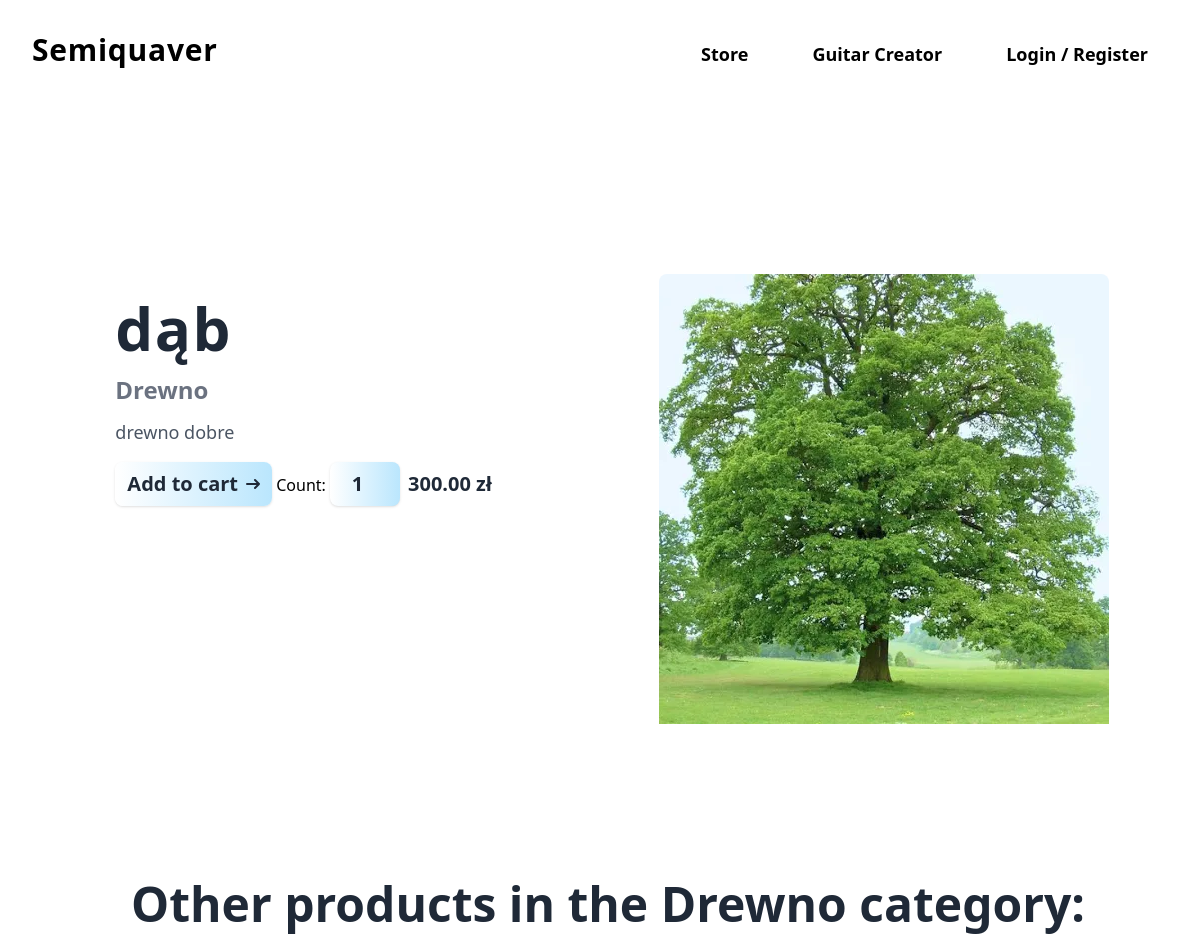
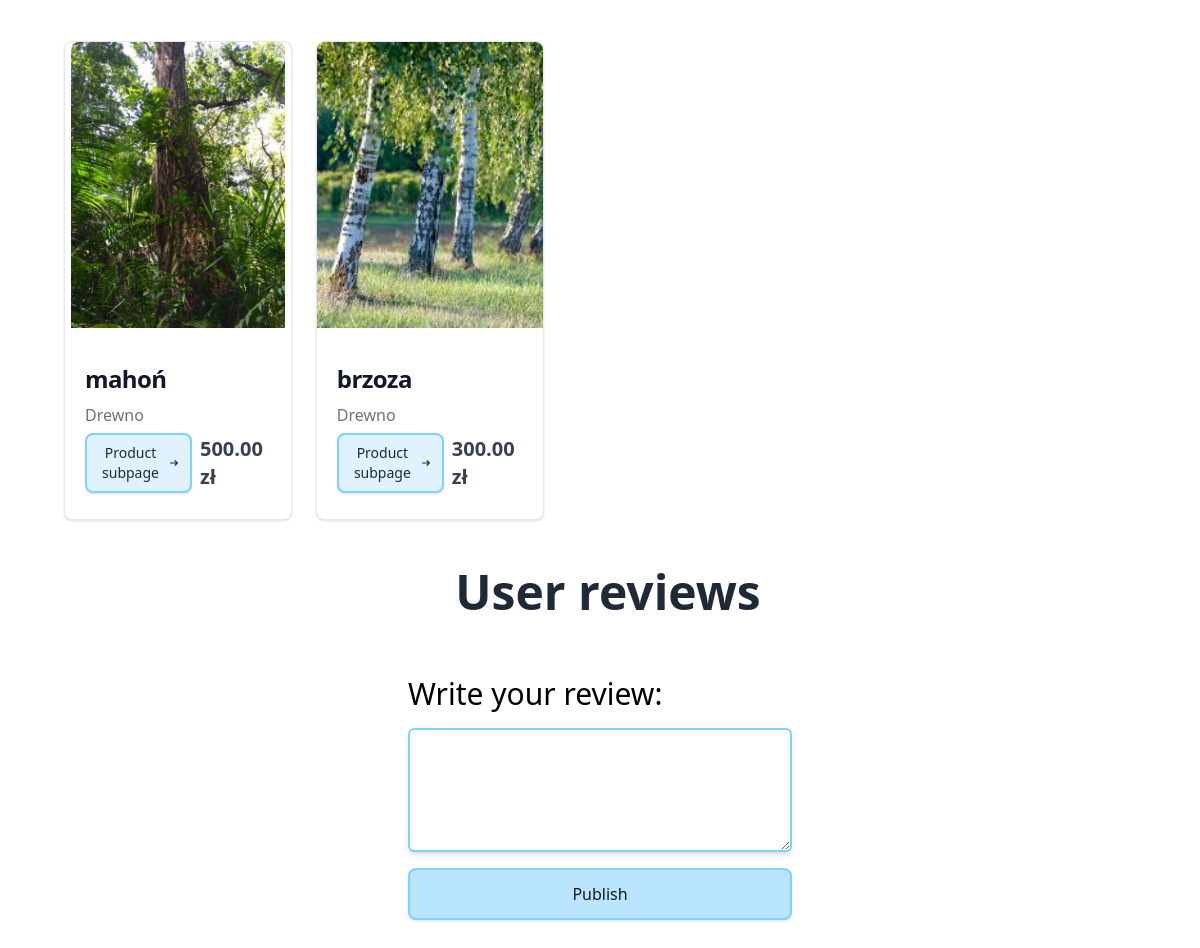
The app's page /sklep_muzyczny/html/product.php?id=18 with its own data (2 pictures, top to bottom).
### tables this page shows
CREATE TABLE `produkt` (
  `Id_produktu` bigint(20) NOT NULL,
  `Nazwa_produktu` varchar(50) NOT NULL,
  `Opis_produktu` text DEFAULT NULL,
  `Cena_jednostkowa` decimal(8,2) NOT NULL,
  `Zdjecie_produktu` varchar(50) NOT NULL,
  `Id_kategorii_produktu` int(11) DEFAULT NULL
);

CREATE TABLE `kategoria_produktu` (
  `Id_kategorii_produktu` int(11) NOT NULL,
  `Nazwa_kategorii_produktu` varchar(60) NOT NULL,
  `Opis_kategorii_produktu` text DEFAULT NULL
);

### sklep_muzyczny/html/product.php (the view, shortened to what this page needs)
<?php
include "../components/product_comp.php";
$conn = connect();
if (isset($_GET['id'])) {
    $product_id = $_GET['id'];
    $query = "SELECT produkt.Id_produktu, produkt.Nazwa_produktu, produkt.Opis_produktu, produkt.Cena_jednostkowa, produkt.Zdjecie_produktu,
                     kategoria_produktu.Nazwa_kategorii_produktu, kategoria_produktu.Id_kategorii_produktu
              FROM produkt
              INNER JOIN kategoria_produktu ON produkt.Id_kategorii_produktu = kategoria_produktu.Id_kategorii_produktu
              WHERE produkt.Id_produktu = ?;";
    $stmt = mysqli_prepare($conn, $query);
    mysqli_stmt_bind_param($stmt, 'i', $product_id);
}
if (!mysqli_stmt_execute($stmt)) {
    die("Statement execution failed: " . mysqli_stmt_error($stmt));
}
$result = mysqli_stmt_get_result($stmt);
$products = mysqli_fetch_all($result, MYSQLI_ASSOC);
$product = $products[0];
$conn = connect();
$categoryId = $product["Id_kategorii_produktu"];
$query = "SELECT produkt.Id_produktu, produkt.Nazwa_produktu, produkt.Opis_produktu, produkt.Cena_jednostkowa, produkt.Zdjecie_produktu,
                 kategoria_produktu.Nazwa_kategorii_produktu, kategoria_produktu.Id_kategorii_produktu
          FROM produkt
          INNER JOIN kategoria_produktu ON produkt.Id_kategorii_produktu = kategoria_produktu.Id_kategorii_produktu
          WHERE kategoria_produktu.Id_kategorii_produktu = ? AND produkt.Id_produktu <> ? ;";
$stmt = mysqli_prepare($conn, $query);
mysqli_stmt_bind_param($stmt, 'ii', $categoryId, $product["Id_produktu"]);
mysqli_stmt_execute($stmt);
$result = mysqli_stmt_get_result($stmt);
$categoryProducts = mysqli_fetch_all($result, MYSQLI_ASSOC);
$categoryProductsCount = count($categoryProducts);
?>
<!DOCTYPE html>
<html lang="en">
<head>
     <link rel="stylesheet" href="../css/background_image.css">
    <script src="https://cdn.tailwindcss.com"></script>
</head>
<body>
    <div class="w-full">
        <?php
        include "../components/header.php";
        ?>
        <main class="p-6 flex flex-col justify-center">
            <div class="m-[250px_0_108px_0] flex justify-around">
                <header class="max-w-[40%] p-6">
                    <h1 class="mb-4 tracking-wide text-6xl text-gray-800 font-bold"><?php echo $product["Nazwa_produktu"]; ?></h1>
                    <a href="store.php?category=<?php echo $product["Id_kategorii_produktu"]; ?>" class="text-2xl text-gray-500 font-semibold hover:text-sky-600"><?php echo $product["Nazwa_kategorii_produktu"]; ?></a>
                    <p class="mt-3 mb-4 text-lg text-gray-600 font-medium"><?php echo $product["Opis_produktu"]; ?></p>
                    <div class="flex justify-between items-center">
                        <form action="../handlers/cart_add.php?id=<?php echo $product["Id_produktu"]; ?>" method="post">
                            <button type="submit" class="inline-flex items-center px-3 py-2 text-xl font-semibold text-center text-gray-800 bg-gradient-to-r from-white to-sky-200 rounded-lg shadow">
                                Add to cart
                                <svg class="rtl:rotate-180 w-3.5 h-3.5 ms-2" aria-hidden="true" xmlns="http://www.w3.org/2000/svg" fill="none" viewBox="0 0 14 10">
                                    <path stroke="currentColor" stroke-linecap="round" stroke-linejoin="round" stroke-width="2" d="M1 5h12m0 0L9 1m4 4L9 9"/>
                                </svg>
                            </button>
                            <label for="count"> Count:
                                <input type="number" name="count" id="count" min="1" max="10" value="1" class="w-[70px] px-3 py-2 text-xl font-semibold text-center text-gray-800 bg-gradient-to-r from-white to-sky-200 rounded-lg shadow">
                            </label>
                        </form>
                        <p class="text-xl text-gray-800 p-2 font-semibold"><?php echo $product["Cena_jednostkowa"]; ?> zł</p>
                    </div>
                </header>
                <div class="max-w-[40%] min-w-[35%] flex justify-center">
                    <img class="rounded-t-lg max-h-[40vh]" src="<?php echo $product["Zdjecie_produktu"]; ?>" alt="product image" />
                </div>
            </div>
        </main>
        <aside class=" p-6">
            <h3 class="pl-4 text-5xl text-gray-800 font-bold mb-[60px] text-center">Other products in the <?php echo $product["Nazwa_kategorii_produktu"]; ?> category:</h3>
            <div class="grid grid-cols-[1fr_1fr_1fr_1fr_1fr_1fr] gap-6 pl-10 pr-10">
            <?php
                    if ($categoryProductsCount == 0) {
                        echo "<h3 class=\"mb-4 text-lg text-bold text-gray-700\">Nothing found in the category, perhaps you are searching for a medieval lute?</h3> <a href=\"https://en.wikipedia.org/wiki/Lute\" class=\"text-lg text-semibold text-sky-300\">Lute info</a>";
                    } else {
                        foreach ($categoryProducts as $categoryProduct) {
                            echo product($categoryProduct["Id_produktu"], $categoryProduct["Nazwa_produktu"], $categoryProduct["Cena_jednostkowa"], $categoryProduct["Zdjecie_produktu"], $categoryProduct["Id_kategorii_produktu"], $categoryProduct["Nazwa_kategorii_produktu"], 25, null);
                        }
                    }
                    ?>
            </div>
        </aside>
        <section class="p-6">
            <div class="flex flex-col items-center">
                <h3 class="pl-4 text-5xl font-bold text-gray-800 mb-[60px] text-center">User reviews</h3>
                <form action="../handlers/review.php?id=<?php echo $product["Id_produktu"]; ?>" method="post" class="flex flex-col gap-4 w-1/3">
                    <label for="review" class="text-semibold text-3xl">Write your review: </label>
                    <textarea class="shadow-md border-2 border-sky-300 rounded-md p-3 " type="text" id="review" name="review" rows="4"></textarea>
                    <button type="submit" class="w-full
                     self-start px-4 py-3 text-md font-medium text-center border-2 transition duration-350 border-sky-300 text-gray-900 bg-sky-200 hover:bg-sky-300 rounded-lg shadow">Publish</button>
                </form>
            </div>
            <div class="p-6">
            </div>
        </section>
    </div>
</body>
</html>

### sklep_muzyczny/components/product_comp.php (shortened to what this page needs)
<?php
function product($productId, $productName, $productPrice, $productImage, $categoryId, $productCategory, $productWidth, $productCount)
{
    $guitarCreatorAddButton = '';
    $mult = ($productCount)? $productCount . " x" : "" ;
    echo <<<EOF
<div class="basis-[$productWidth%] bg-white border border-gray-200 rounded-lg shadow flex flex-col justify-between">
    <a href="./product.php?id=$productId" class="h-[60%] flex justify-center">
        <img class="rounded-t-lg object-cover" src="$productImage" alt="product image" />
    </a>
    <div class="p-5">
        <a href="./product.php?id=$productId">
            <h5 class="mb-2 text-2xl font-bold tracking-tight text-gray-900">$productName</h5>
        </a>
        <a href="./store.php?category=$categoryId#searchResult" class="mb-6 font-normal text-gray-500 hover:text-sky-600">$productCategory</a>
        <div class="flex justify-between items-center">
        <a href="./product.php?id=$productId" class="inline-flex items-center px-3 py-2 text-sm font-medium text-center border-2 border-sky-300 text-gray-800 bg-sky-100 hover:bg-sky-200 rounded-lg shadow">
            Product subpage
            <svg class="rtl:rotate-180 w-3.5 h-3.5 ms-2" aria-hidden="true" xmlns="http://www.w3.org/2000/svg" fill="none" viewBox="0 0 14 10">
                <path stroke="currentColor" stroke-linecap="round" stroke-linejoin="round" stroke-width="2" d="M1 5h12m0 0L9 1m4 4L9 9"/>
            </svg>
        </a>
        $guitarCreatorAddButton
        <p class="text-xl text-gray-700 p-2 font-semibold">$mult $productPrice zł</p>
        </div>
    </div>
</div>
EOF;
}

### records on screen
produkt: Nazwa_produktu "dąb", Id_kategorii_produktu.Nazwa_kategorii_produktu "Drewno", Opis_produktu "drewno dobre", Cena_jednostkowa "300.00", Zdjecie_produktu (picture)
produkt: Zdjecie_produktu (picture), Nazwa_produktu "mahoń", Id_kategorii_produktu.Nazwa_kategorii_produktu "Drewno", Cena_jednostkowa "500.00"
produkt: Zdjecie_produktu (picture), Nazwa_produktu "brzoza", Id_kategorii_produktu.Nazwa_kategorii_produktu "Drewno", Cena_jednostkowa "300.00"
